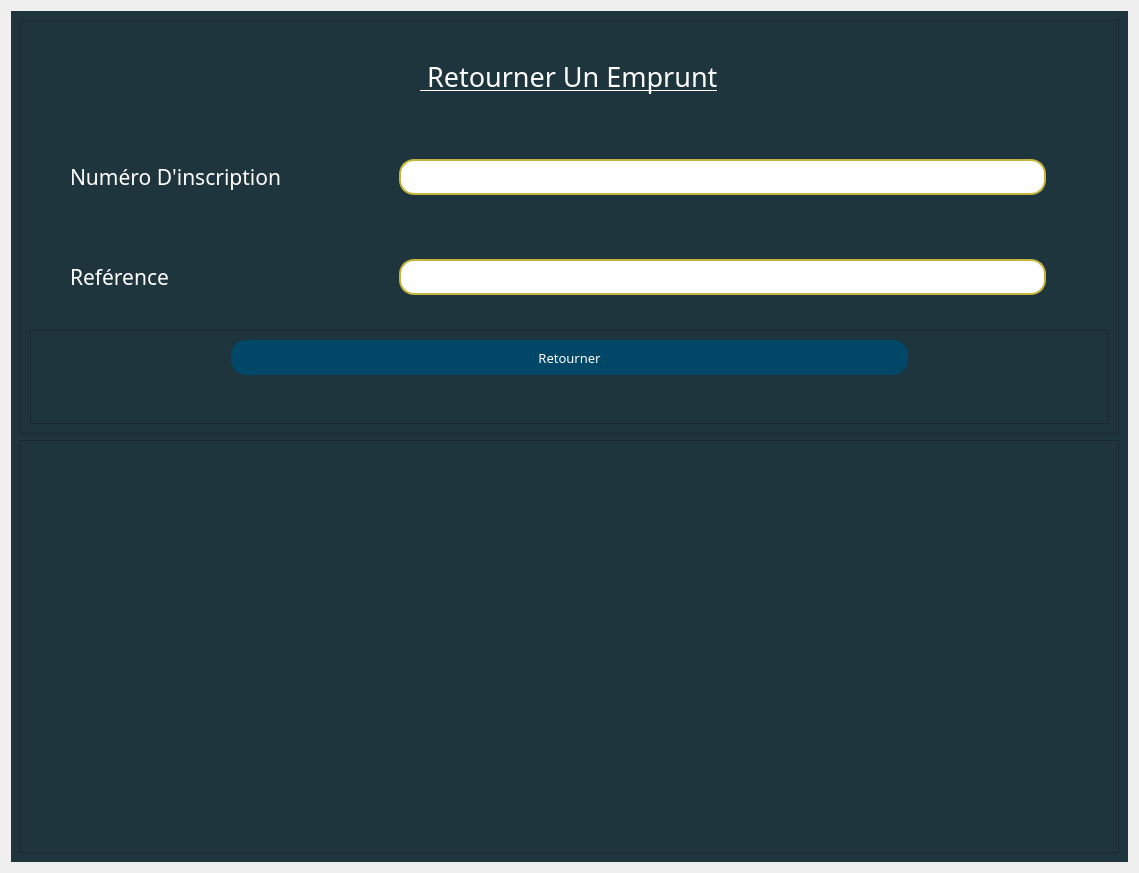
<?xml version="1.0" encoding="UTF-8"?>
<ui version="4.0">
 <class>Form</class>
 <widget class="QWidget" name="Form">
  <property name="geometry">
   <rect>
    <x>0</x>
    <y>0</y>
    <width>1139</width>
    <height>873</height>
   </rect>
  </property>
  <property name="windowTitle">
   <string>Form</string>
  </property>
  <property name="styleSheet">
   <string notr="true"/>
  </property>
  <layout class="QVBoxLayout" name="verticalLayout">
   <item>
    <widget class="QWidget" name="widget_2" native="true">
     <property name="styleSheet">
      <string notr="true">background-color: rgb(31, 53, 61);
color : rgb(255, 255, 255);

</string>
     </property>
     <layout class="QVBoxLayout" name="verticalLayout_4" stretch="2,2">
      <item>
       <widget class="QFrame" name="frame">
        <property name="cursor">
         <cursorShape>IBeamCursor</cursorShape>
        </property>
        <property name="frameShape">
         <enum>QFrame::StyledPanel</enum>
        </property>
        <property name="frameShadow">
         <enum>QFrame::Raised</enum>
        </property>
        <layout class="QVBoxLayout" name="verticalLayout_2">
         <item alignment="Qt::AlignHCenter|Qt::AlignVCenter">
          <widget class="QLabel" name="label">
           <property name="font">
            <font>
             <family>Forte</family>
             <pointsize>20</pointsize>
             <underline>true</underline>
            </font>
           </property>
           <property name="text">
            <string> Retourner Un Emprunt</string>
           </property>
          </widget>
         </item>
         <item>
          <widget class="QWidget" name="widget" native="true">
           <property name="font">
            <font>
             <family>Sitka Small</family>
             <pointsize>16</pointsize>
            </font>
           </property>
           <layout class="QHBoxLayout" name="horizontalLayout_2" stretch="1,2,0">
            <property name="leftMargin">
             <number>40</number>
            </property>
            <property name="rightMargin">
             <number>50</number>
            </property>
            <item>
             <widget class="QLabel" name="label_3">
              <property name="font">
               <font>
                <family>Sitka Small</family>
                <pointsize>16</pointsize>
               </font>
              </property>
              <property name="cursor">
               <cursorShape>IBeamCursor</cursorShape>
              </property>
              <property name="text">
               <string>Numéro D'inscription</string>
              </property>
             </widget>
            </item>
            <item>
             <widget class="QLineEdit" name="num_insc">
              <property name="font">
               <font>
                <family>Sitka Small</family>
                <pointsize>16</pointsize>
               </font>
              </property>
              <property name="styleSheet">
               <string notr="true">QLineEdit {
	border :2px solid ;
	border-radius : 15px;
	border-color: rgb(197, 181, 61);
	background-color: rgb(255, 255, 255);
	color :rgb(0, 0, 0);
}
QLineEdit:hover {
	border : 2px solid rgbrgb(97, 89, 30);
}

</string>
              </property>
              <property name="inputMask">
               <string>999999</string>
              </property>
             </widget>
            </item>
            <item alignment="Qt::AlignLeft|Qt::AlignTop">
             <widget class="QLabel" name="label_2">
              <property name="styleSheet">
               <string notr="true">color: rgb(209, 0, 0);</string>
              </property>
              <property name="text">
               <string/>
              </property>
             </widget>
            </item>
           </layout>
          </widget>
         </item>
         <item>
          <widget class="QWidget" name="widget_3" native="true">
           <property name="font">
            <font>
             <family>Sitka Small</family>
             <pointsize>16</pointsize>
            </font>
           </property>
           <layout class="QHBoxLayout" name="horizontalLayout_3" stretch="1,2,0">
            <property name="leftMargin">
             <number>40</number>
            </property>
            <property name="rightMargin">
             <number>50</number>
            </property>
            <item>
             <widget class="QLabel" name="label_5">
              <property name="font">
               <font>
                <family>Sitka Small</family>
                <pointsize>16</pointsize>
               </font>
              </property>
              <property name="cursor">
               <cursorShape>IBeamCursor</cursorShape>
              </property>
              <property name="text">
               <string>Reférence</string>
              </property>
             </widget>
            </item>
            <item>
             <widget class="QLineEdit" name="reference">
              <property name="font">
               <font>
                <family>Sitka Small</family>
                <pointsize>16</pointsize>
               </font>
              </property>
              <property name="styleSheet">
               <string notr="true">QLineEdit {
	border :2px solid ;
	border-radius : 15px;
	border-color: rgb(197, 181, 61);
	background-color: rgb(255, 255, 255);
	color :rgb(0, 0, 0);
}
QLineEdit:hover {
	border : 2px solid rgbrgb(97, 89, 30);
}

</string>
              </property>
              <property name="maxLength">
               <number>3</number>
              </property>
             </widget>
            </item>
            <item alignment="Qt::AlignLeft|Qt::AlignTop">
             <widget class="QLabel" name="label_6">
              <property name="styleSheet">
               <string notr="true">color: rgb(209, 0, 0);</string>
              </property>
              <property name="text">
               <string/>
              </property>
             </widget>
            </item>
           </layout>
          </widget>
         </item>
         <item>
          <widget class="QFrame" name="frame_10">
           <property name="frameShape">
            <enum>QFrame::StyledPanel</enum>
           </property>
           <property name="frameShadow">
            <enum>QFrame::Raised</enum>
           </property>
           <layout class="QVBoxLayout" name="verticalLayout_3">
            <property name="leftMargin">
             <number>200</number>
            </property>
            <property name="rightMargin">
             <number>200</number>
            </property>
            <item>
             <widget class="QPushButton" name="pushButton">
              <property name="font">
               <font>
                <family>Sitka Small</family>
                <pointsize>10</pointsize>
               </font>
              </property>
              <property name="cursor">
               <cursorShape>PointingHandCursor</cursorShape>
              </property>
              <property name="styleSheet">
               <string notr="true">QPushButton{
	height : 35px;
	background-color :rgb(0, 71, 104);
	border-radius : 15px;
}


QPushButton:hover{
	background-color: rgb(0, 92, 157);
}</string>
              </property>
              <property name="text">
               <string>Retourner</string>
              </property>
             </widget>
            </item>
            <item alignment="Qt::AlignHCenter|Qt::AlignVCenter">
             <widget class="QLabel" name="label_4">
              <property name="font">
               <font>
                <pointsize>10</pointsize>
                <weight>75</weight>
                <italic>true</italic>
                <bold>true</bold>
               </font>
              </property>
              <property name="styleSheet">
               <string notr="true">color: rgb(218, 0, 0);</string>
              </property>
              <property name="text">
               <string/>
              </property>
             </widget>
            </item>
           </layout>
          </widget>
         </item>
        </layout>
       </widget>
      </item>
      <item>
       <widget class="QFrame" name="frame_4">
        <property name="frameShape">
         <enum>QFrame::StyledPanel</enum>
        </property>
        <property name="frameShadow">
         <enum>QFrame::Raised</enum>
        </property>
       </widget>
      </item>
     </layout>
    </widget>
   </item>
  </layout>
 </widget>
 <resources>
  <include location="../Etudiant/etudiant.qrc"/>
 </resources>
 <connections/>
</ui>
